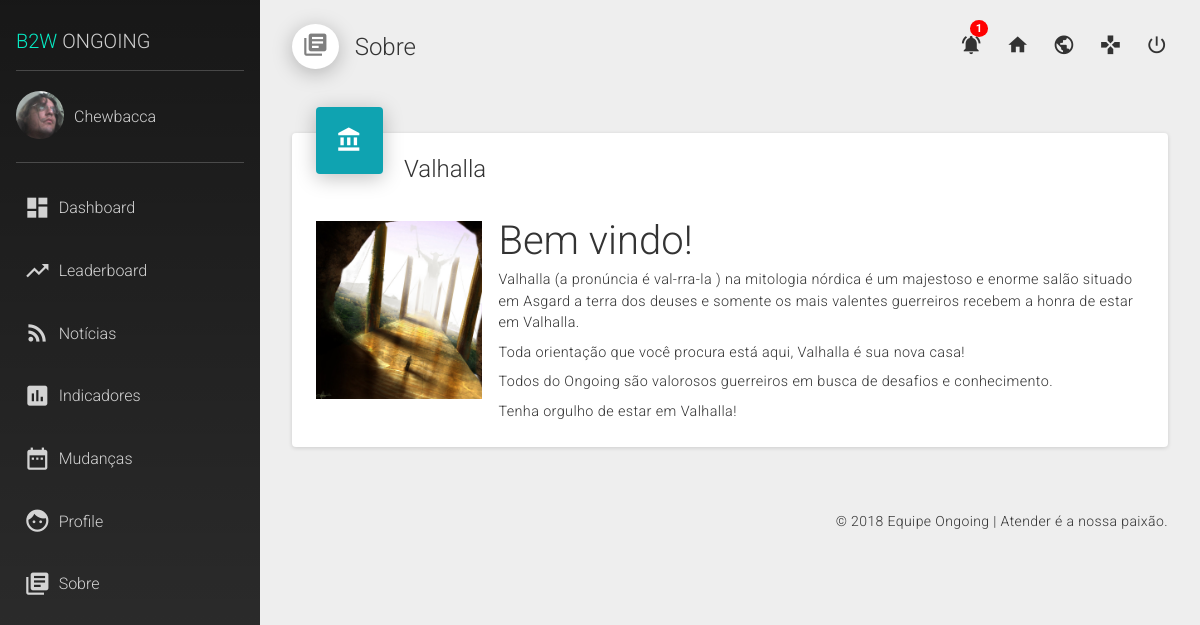
The page /about/ (signed in) on the database its author committed.
### dashboard/models.py (models this page shows, shortened)
class Profile(models.Model):
    username = models.OneToOneField(User, on_delete=models.CASCADE)
    nickname = models.CharField(max_length=100, blank=True)
    telegram = models.CharField(max_length=100, blank=False)
    skype = models.CharField(max_length=100, blank=False)
    hipchat = models.CharField(max_length=100, blank=False)
    phone = models.IntegerField(blank=False)
    about = models.TextField(max_length=400, blank=False)
    photo = models.ImageField(upload_to='profiles/', max_length=100, blank=True)
    agent = models.BooleanField(default=False)
    created = models.DateTimeField(auto_now_add=True)
    class Meta:
        ordering = ('created',)
        verbose_name = ('Profile')
        verbose_name_plural = ('Profile')

### dashboard/views.py (the view)
# urls.py: path('about/', views.about, name='about'),
@login_required(login_url='/')
def about(request):
    context = {
        'section': "Sobre",
        'section_icon': "library_books",
    }
    return render(request, 'dashboard/sections/about.html', context)

### dashboard/templates/dashboard/sections/about.html
{% extends 'dashboard/base.html' %}
{% load static %}
{% block content %}
    <div class="card">
        <div class="card-header">
            <i class="material-icons">account_balance</i>
            <h4>Valhalla</h4>
        </div>
        <div class="flexbox">
            <div class="about-img">
                <img src="{% static 'dashboard/images/valhalla2.jpg' %}" alt="Valhalla" class="img-resposive" width="350px">
            </div>
            <div class="about">
                <h2>Bem vindo!</h2>
                <p>Valhalla (a pronúncia é val-rra-la ) na mitologia nórdica é um majestoso e enorme salão situado em Asgard a terra dos deuses e somente os mais valentes guerreiros recebem a honra de estar em Valhalla.</p>
                <p>Toda orientação que você procura está aqui, Valhalla é sua nova casa!</p>
                <p>Todos do Ongoing são valorosos guerreiros em busca de desafios e conhecimento.</p>
                <p>Tenha orgulho de estar em Valhalla!</p>
            </div>
        </div>
    </div>
{% endblock %}

### dashboard/templates/dashboard/base.html (shortened to what this page needs)
{% load static %}
{% load active_link_tags %}
<!DOCTYPE html>
<html lang="pt_BR">
    <head>
        <link rel="stylesheet" href="https://maxcdn.bootstrapcdn.com/bootstrap/3.3.7/css/bootstrap.min.css">
        <link rel="stylesheet" type="text/css" href="{% static 'dashboard/css/reset.css' %}" />
        <link rel="stylesheet" type="text/css" href="{% static 'dashboard/css/style.css' %}" />
        <link rel="stylesheet" type="text/css" href="{% static 'dashboard/css/topbar.css' %}" />
        <link rel="stylesheet" type="text/css" href="{% static 'dashboard/css/sidebar.css' %}" />
        <link rel="stylesheet" type="text/css" href="{% static 'dashboard/css/profile.css' %}" />
        <link rel="stylesheet" type="text/css" href="{% static 'dashboard/css/news.css' %}" />
    </head>
    <body>
        <div class="wrapper">
            <aside class="sidebar">
                <div class="component-brand">
                    <h1><span class="color-primary">B2W</span> Ongoing</h1>
                </div>
                <hr/>
                <div class="flexbox vertical-align-center">
                    <div class="avatar">
                        {% if display_photo %}
                            <img src="{% get_media_prefix %}/{{ display_photo }}" alt="{{ name }}" width="48" height="48"/>
                        {% else %}
                            <img src="https://valhalla-storage.s3.amazonaws.com/static/images/general/default-avatar.png" alt="{{ name }}" width="48" height="48"/>
                        {% endif %}
                    </div>
                    <h5>{{ display_name }}</h5>
                </div>
                <hr/>
                <nav class="component-navigation">
                    <ul>
                        <li><a href="{% url 'dashboard' %}" class="{% active_link 'dashboard' %} link-menu"><i class="material-icons">dashboard</i>Dashboard</a></li>
                        <li><a href="{% url 'leaderboard' %}" class="{% active_link 'leaderboard' %} link-menu"><i class="material-icons">trending_up</i>Leaderboard</a></li>
                        <li><a href="{% url 'news' %}" class="{% active_link 'news' %} link-menu"><i class="material-icons">rss_feed</i>Notícias</a></li>
                        <li><a href="{% url 'indicators' %}" class="{% active_link 'indicators' %} link-menu"><i class="material-icons">insert_chart</i>Indicadores</a></li>
                        <li><a href="{% url 'changes' %}" class="{% active_link 'changes' %} link-menu"><i class="material-icons">date_range</i>Mudanças</a></li>
                        <li><a href="{% url 'profile' %}" class="{% active_link 'profile' %} link-menu"><i class="material-icons">face</i>Profile</a></li>
                        <li><a href="{% url 'about' %}" class="{% active_link 'about' %} link-menu"><i class="material-icons">library_books</i>Sobre</a></li>
                    </ul>
                </nav>
            </aside>
            <div class="dashboard-component" data-content="component">
                <div class="component-container">
                <div class="component-topbar">
                    <div class="topbar-left">
                        <span><i class="material-icons">{{ section_icon }}</i></span>
                        <h4>{{ section }}</h4>
                    </div>
                    <div class="topbar-right">
                        <nav class="topbar-right-nav">
                            <ul>
                                {% if notifications_check == True %}
                                    <li class="dropdown cursor-pointer">
                                        <span class="notification-count">{{ notifications_count }}</span>
                                        <a class="dropdown-toggle" id="notification" title="Ver notificações" data-toggle="dropdown" aria-haspopup="true" aria-expanded="true">
                                            <i class="material-icons">notifications_active</i>
                                        </a>
                                    </li>
                                {% else %}
                                    <li>
                                        <a href="#" title="Não existem notificações">
                                            <i class="material-icons">notifications</i>
                                        </a>
                                    </li>
                                {% endif %}
                                <li>
                                    <a href="{% url 'home' %}" title="Home">
                                        <i class="material-icons">home</i>
                                    </a>
                                </li>
                                <li>
                                    <a href="#" title="Hermes">
                                        <i class="material-icons">public</i>
                                    </a>
                                </li>
                                <li>
                                    <a href="#" title="Morpheus">
                                        <i class="material-icons">games</i>
                                    </a>
                                </li>
                                <li>
                                    <a href="{% url 'logout' %}" title="Logout">
                                        <i class="material-icons">power_settings_new</i>
                                    </a>
                                </li>
                            </ul>
                        </nav>
                    </div>
                </div>
                <div class="component-section">
                    {% block content %}
                    {% endblock %}
                </div>
                <div class="component-footer-base">
                    <p>© 2018 Equipe Ongoing | Atender é a nossa paixão.</p>
                </div>
                </div>
            </div>
        </div>
    </body>
</html>

### dashboard/static/dashboard/css/style.css (style rules this page uses)
body { background-color: #eee; font-family: 'Roboto', sans-serif; font-weight: 300; }
h1 { font-size: 4.000em; line-height: 64px; }
h2 { font-size: 2.500em; line-height: 40px; }
h4 { font-size: 1.500em; line-height: 24px; }
h5 { font-size: 1.000em; line-height: 16px; }
p { font-size: 0.9rem; letter-spacing: 0.4px; line-height: 1.25rem; }
a, a:hover, a:focus, a:active { text-decoration: none; }
.material-icons { font-size: 1.667em; }
.color-primary { color: #06EBC4; }
.flexbox { display: flex; }
.vertical-align-center { align-items: center; }
.cursor-pointer { cursor: pointer; }
.wrapper { display: flex; }
.img-resposive { max-width: 100%; }
.component-brand h1 { font-size: 1.250em; text-transform: uppercase; }
.dashboard-component { box-sizing: border-box; width: 100%; }
.component-container { padding: 24px 32px; }
.component-section { padding-bottom: 64px; }
.card { background-color: #fff; box-sizing: border-box; border-radius: 4px; margin-top: 64px; padding: 24px; box-shadow: 0 1px 4px 0 rgba(0, 0, 0, 0.14); }
.card-header { position: relative; margin-bottom: 40px; }
.card-header > i { background-color: #0FA3B1; border-radius: 4px; color: #fff; padding: 20px; position: absolute; top: -50px; left: 0; box-shadow: 0 4px 20px 0px rgba(0, 0, 0, 0.25); }
.card-header > h4 { margin-left: 88px; }
.component-footer-base { float: right; }
.component-footer-base > p { font-size: 0.875em; }
.about p { line-height: 1.5em; margin-top: 8px; }
.about-img { margin-right: 16px; }

### dashboard/static/dashboard/css/topbar.css (style rules this page uses)
.component-topbar { align-items: center; display: flex; justify-content: space-between; }
.topbar-left, .topbar-right-nav > ul { align-items: center; display: flex; }
.topbar-left > span { background-color: #fff; border-radius: 50%; margin-right: 16px; padding: 8px 10px; box-shadow: 0 4px 20px 0px rgba(0, 0, 0, 0.25); }
.topbar-left > span > i { color:rgba(0, 0, 0, 0.5); }
.topbar-right-nav > ul > li:not(:last-child) { margin-right: 24px; }
.topbar-right-nav > ul > li > a >i { color:#333; font-size: 1.4rem; -webkit-transition: all .2s ease; -moz-transition: all .2s ease; -ms-transition: all .2s ease; -o-transition: all .2s ease; transition: all .2s ease; }
.topbar-right-nav > ul > li > a { position: relative; }
.notification-count { background-color: #ff0000; border-radius: 50%; color:#fff; font-size: 0.7em; font-weight: 700; padding: 2px 6px; position: relative; top:-24px; right: -32px; z-index: 1; }

### dashboard/static/dashboard/css/sidebar.css (style rules this page uses)
.sidebar { background: linear-gradient(rgba(0,0,0,0.9),rgba(0,0,0,0.8)); background-repeat: no-repeat; background-size: cover; background-position: center center; box-sizing: border-box; color: rgba(255,255,255, 0.8); padding: 32px 16px; min-width: 260px; max-width: 260px; min-height: 100vh; }
.sidebar hr { border-top:1px solid rgba(180,180,180,0.3); }
.sidebar h5 { margin-left: 10px; }
.sidebar .component-brand h1 { line-height: 18px; }
.avatar > img { border-radius: 50%; }
.component-navigation > ul > li { margin-bottom: 12px; }
.link-menu { align-items: center; border-radius: 4px; color: rgba(255, 255, 255, 0.8); display: flex; font-size: 1em; padding: 12px 8px; text-decoration: none; -webkit-transition: all .2s ease; -moz-transition: all .2s ease; -ms-transition: all .2s ease; -o-transition: all .2s ease; transition: all .2s ease; }
.link-menu > i { margin-right: 8px; }

### rows shown on the page
Profile: photo (picture), nickname "Chewbacca"

### other values the page prints
{{ section }} "Sobre"
{{ notifications_count }} "1"
